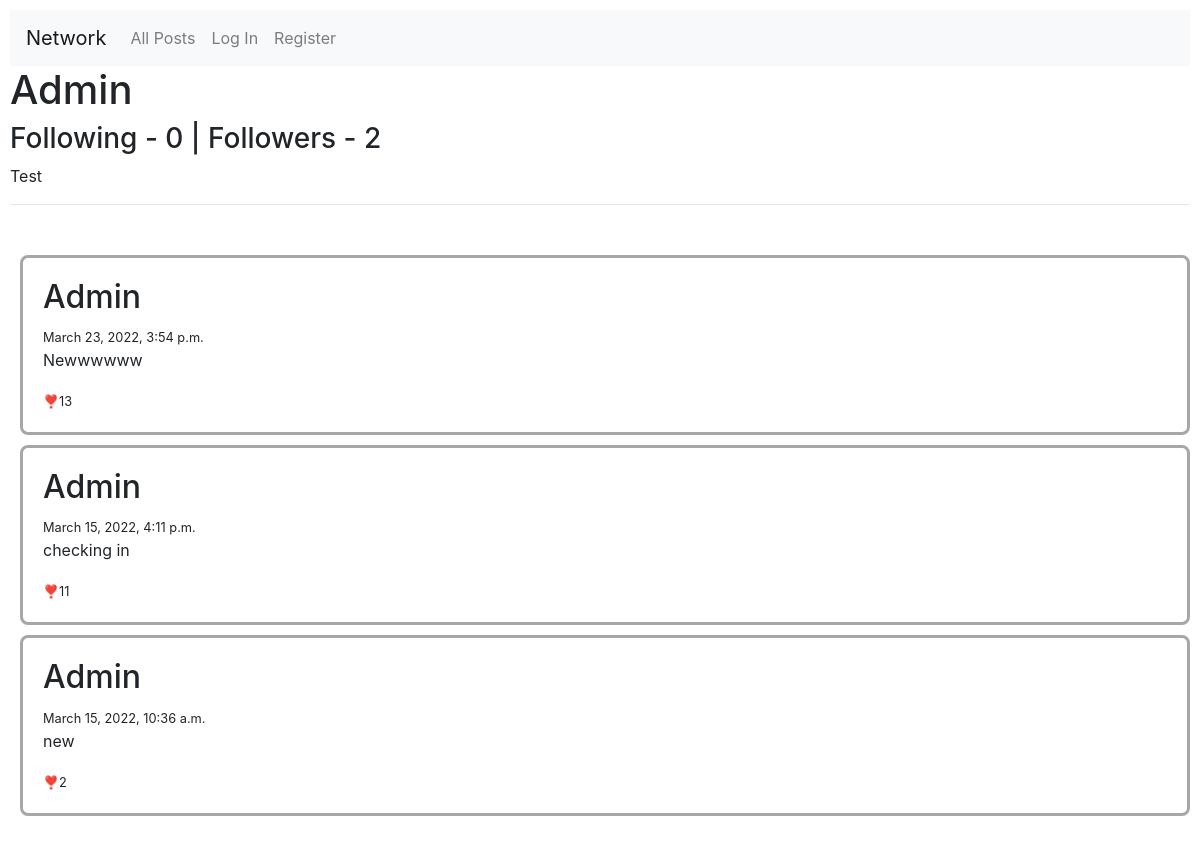
The page /Admin on the database as committed earlier.
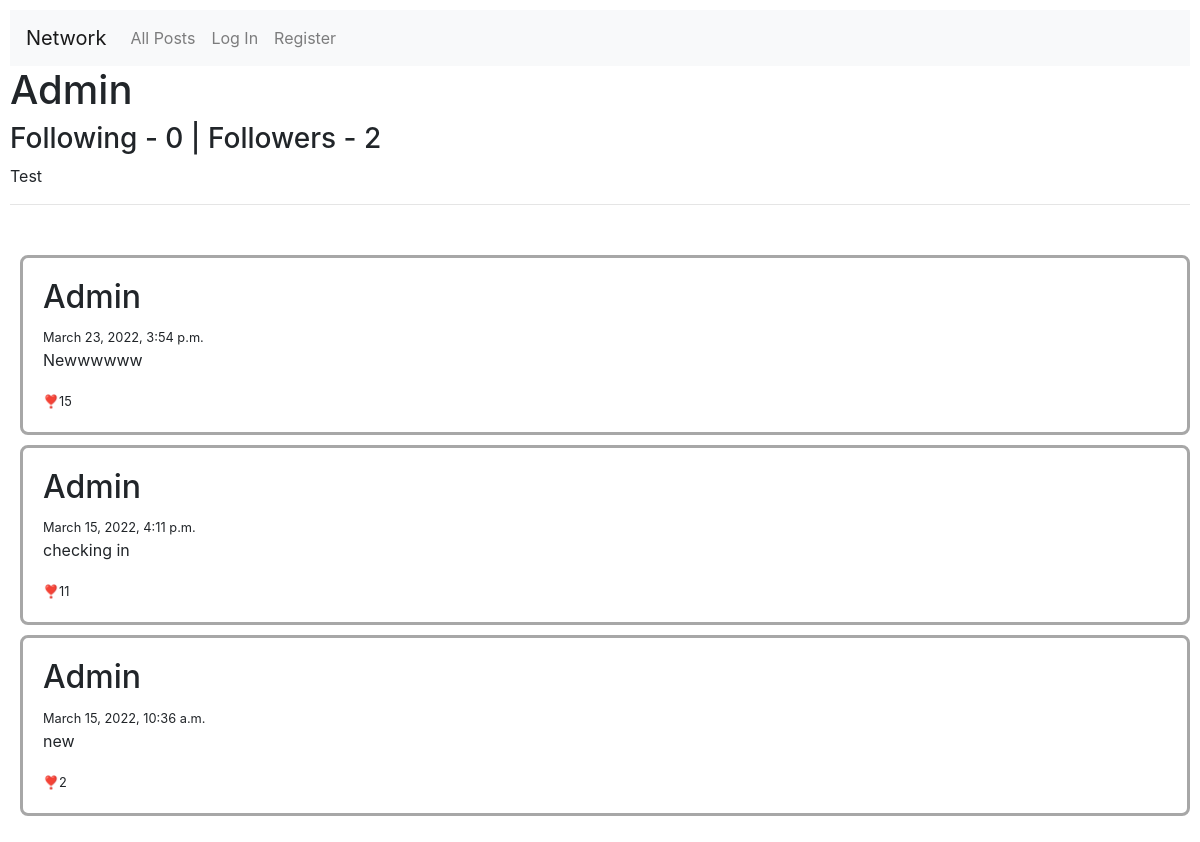
The same page on the database as committed later.
### network/models.py (models this page shows, shortened)
class Post(models.Model):
    content = models.CharField(max_length=250)
    user = models.ForeignKey(User, on_delete=models.CASCADE, related_name='posts')
    image = models.ImageField(upload_to='media/', blank=True)
    time = models.DateTimeField()
    likes = models.IntegerField()

class User(AbstractUser):
    description = models.CharField(max_length=100, blank=True)
    profile_pic = models.ImageField(upload_to='media/', blank=True)
    follows = models.ManyToManyField(
        "self",
        related_name="followed_by",
        symmetrical=False,
        blank=True
    )

### network/views.py (the view, shortened to what this page needs)
# urls.py: re_path(r'(\w+)', views.profile, name="profile")
def profile(request, username):
    if username in str(User.objects.all()):
        user = User.objects.get(username=username)
        posts = user.posts.all().order_by('-id')
        paginator = Paginator(posts, 3)
        page_number = request.GET.get('page')
        page_obj = paginator.get_page(page_number)
        return render(request, 'network/profile.html', {'profile': user, 'posts':page_obj})
    else:
        return HttpResponse('User Does not Exist')

### network/templates/network/profile.html (shortened to what this page needs)
{% extends "network/layout.html" %}
{% block body %}
    <div><h1>{{profile.username}}</h1><h3>Following - {{profile.follows.all|length}} | Followers - {{profile.followed_by.all|length}} </h3></div>
    <p>{{profile.description}}</p>
    <hr>
    <br>
    {% if posts %}
    <ul id="all_posts">
        {% for post in posts %}
            <div class="post">
                <li>
                    <div id="content">
                        <h2>{{post.user.first_name}} {{post.user.last_name}}</h2><small>{{post.time}}</small>
                        <br>
                        <p>{{post.content}}</p>
                    </div>
                    <small>❣️{{post.likes}}</small>
                </li>
            </div>
        {% endfor %}
    </ul>
    {% else %}
    <h1>No Posts.</h1>
    {% endif %}
{% endblock %}

Rows that differ between the two databases and show on the page:
changed Post "Newwwwww": likes "13" → "15"
